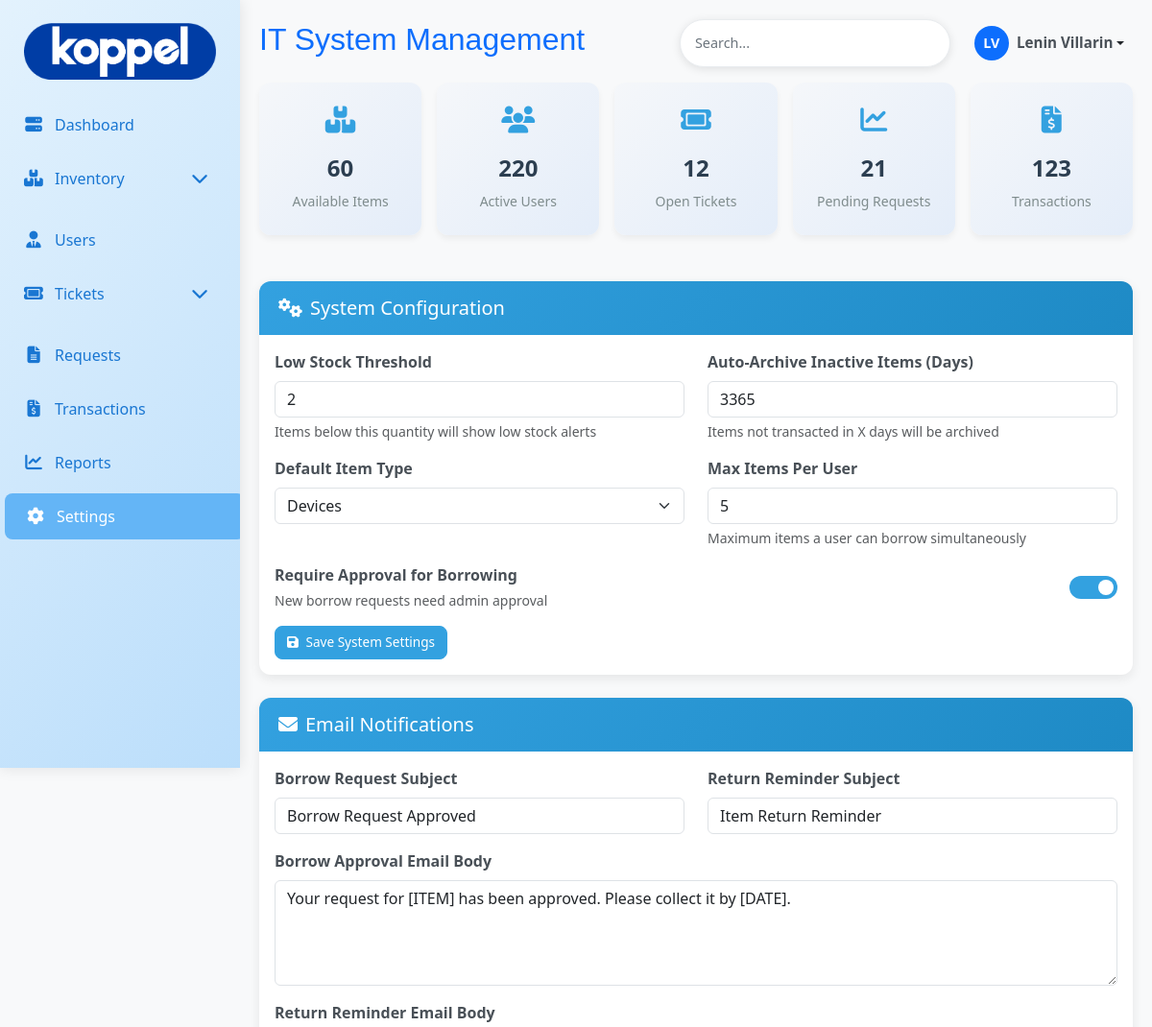
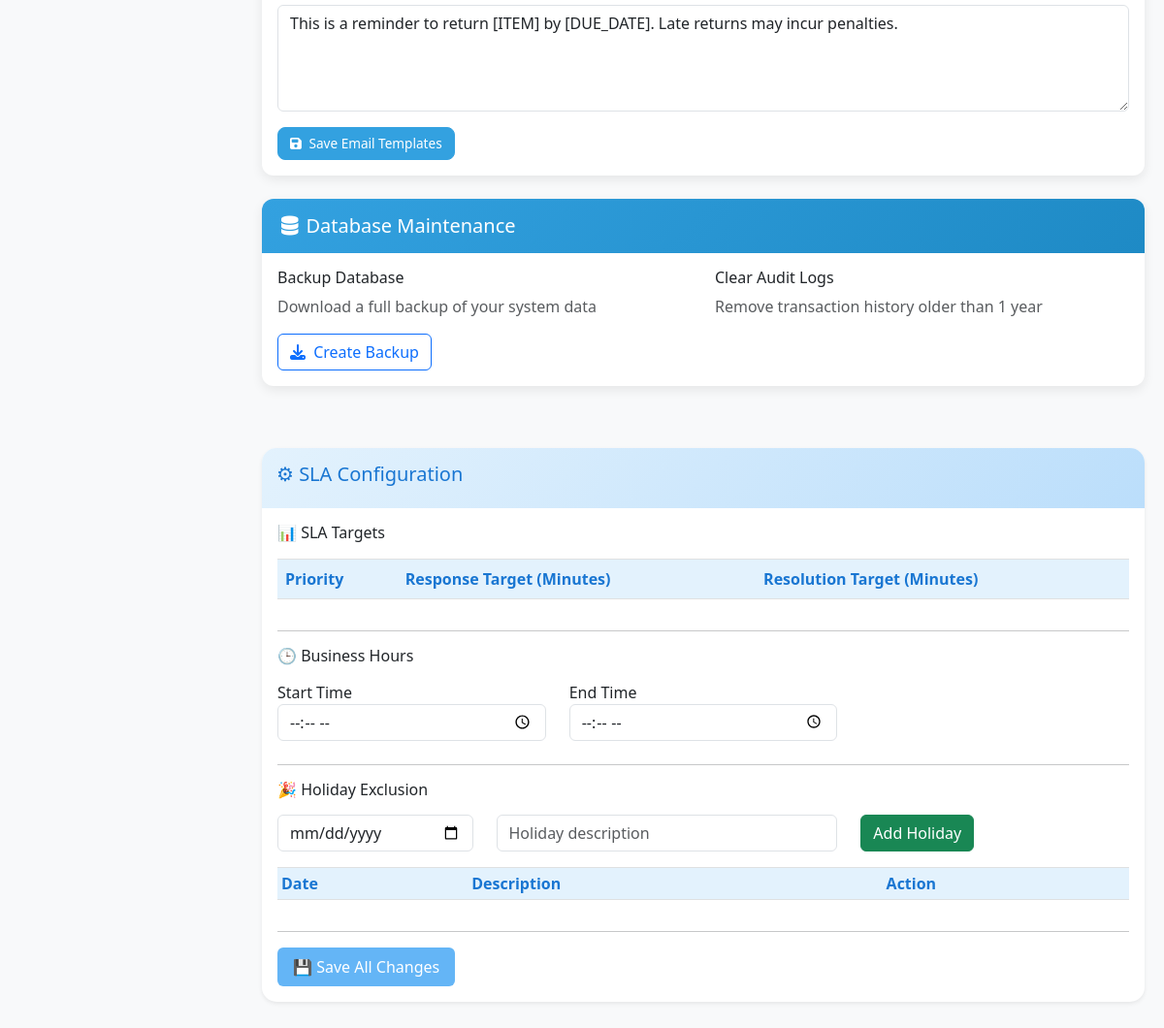
The app's page /admin/settings.php (signed in), older data (2 pictures, top to bottom).
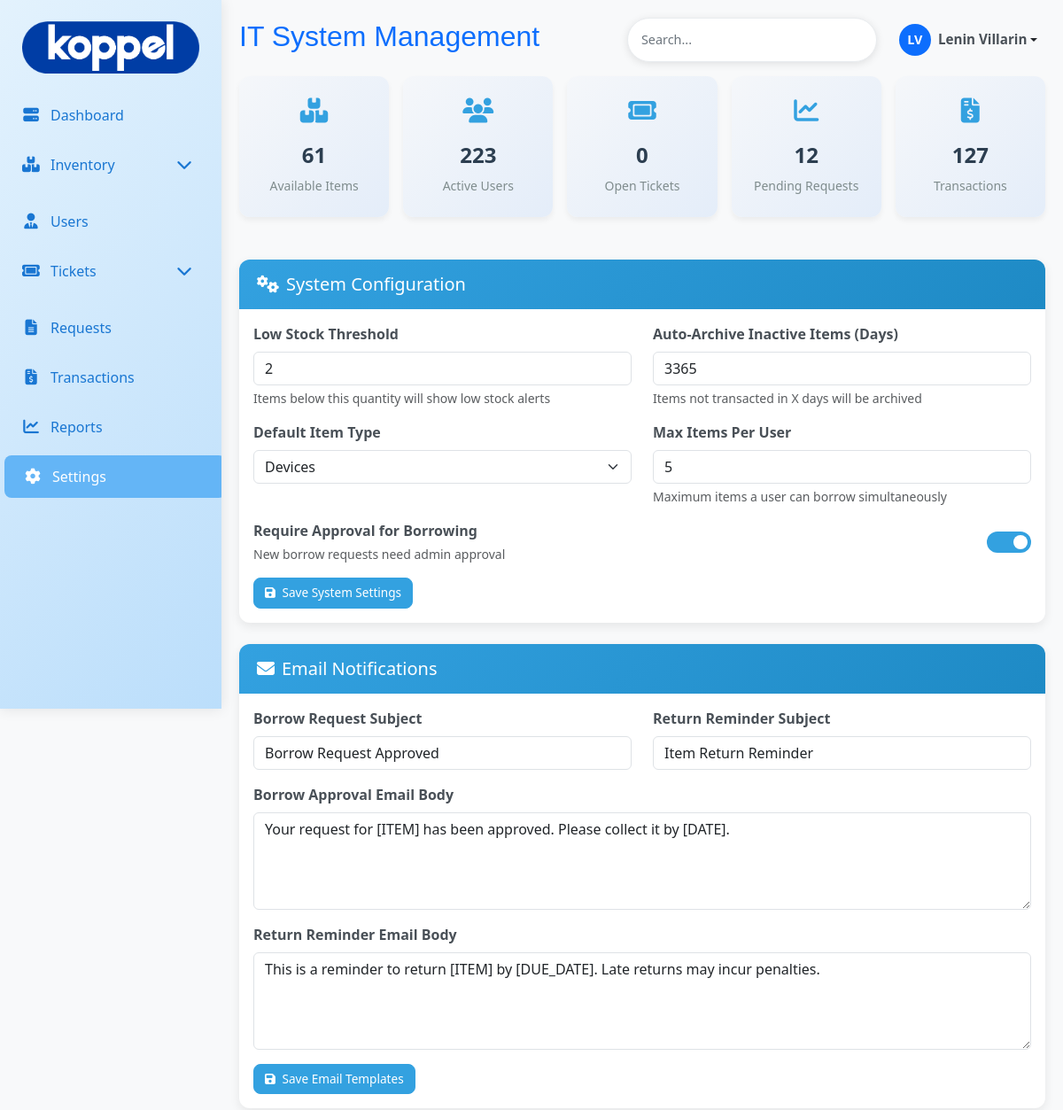
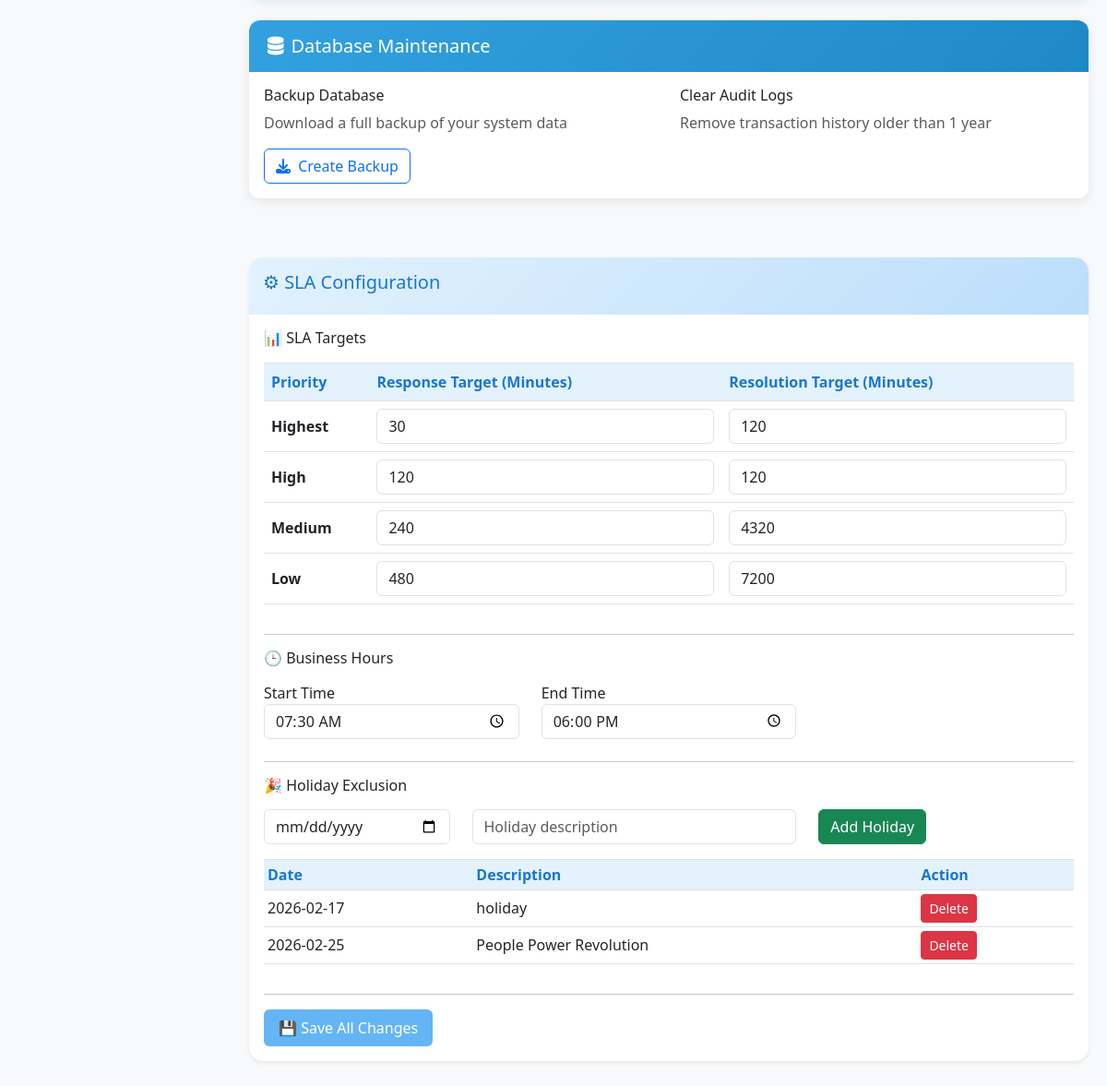
The same page, newer data (2 pictures, top to bottom).
### tables this page shows
CREATE TABLE `sla_settings` (
  `id` int(11) NOT NULL,
  `priority` varchar(50) NOT NULL,
  `response_minutes` int(11) NOT NULL,
  `resolution_minutes` int(11) NOT NULL,
  `updated_at` timestamp NOT NULL DEFAULT current_timestamp() ON UPDATE current_timestamp()
);

CREATE TABLE `business_hours` (
  `id` int(11) NOT NULL DEFAULT 1,
  `start_time` time NOT NULL DEFAULT '07:30:00',
  `end_time` time NOT NULL DEFAULT '18:00:00'
);

CREATE TABLE `holidays` (
  `id` int(11) NOT NULL,
  `holiday_date` date NOT NULL,
  `description` varchar(255) DEFAULT NULL
);

### admin/settings.php (the view, shortened to what the rows shown need)
<!DOCTYPE html>
<html lang="en">
<head>
    <link href="https://cdn.jsdelivr.net/npm/bootstrap@5.3.0/dist/css/bootstrap.min.css" rel="stylesheet">
    <link rel="stylesheet" href="https://cdnjs.cloudflare.com/ajax/libs/font-awesome/6.4.0/css/all.min.css">
    <link rel="stylesheet" href="asset/css/main.css">
</head>
<body>
    <div class="main-content" id="mainContent">
       <?php include 'header.php'; ?>
    </div>
<?php
    $conn->query("
    CREATE TABLE IF NOT EXISTS business_hours (
        id INT PRIMARY KEY DEFAULT 1,
        start_time TIME NOT NULL DEFAULT '07:30:00',
        end_time TIME NOT NULL DEFAULT '18:00:00'
    )");
    $conn->query("
    INSERT IGNORE INTO business_hours (id,start_time,end_time)
    VALUES (1,'07:30:00','18:00:00')
    ");
    $conn->query("
    CREATE TABLE IF NOT EXISTS holidays (
        id INT AUTO_INCREMENT PRIMARY KEY,
        holiday_date DATE NOT NULL UNIQUE,
        description VARCHAR(255) NULL
    )");
    $slaResult = $conn->query("
    SELECT * FROM sla_settings
    ORDER BY FIELD(priority,'highest','high','medium','low')
    ");
    $business = $conn->query("SELECT * FROM business_hours WHERE id=1")->fetch_assoc();
    $holidayResult = $conn->query("SELECT * FROM holidays ORDER BY holiday_date ASC");
    ?>
    <div class="main-content d-flex">
        <div class="content flex-grow-1">
            <div class="card shadow-sm mb-4">
            <div class="card-body">
            <form method="POST">
            <div class="table-responsive">
            <table class="table table-bordered align-middle">
            <thead class="table-light">
            <tr>
            <th>Priority</th>
            <th>Response Target (Minutes)</th>
            <th>Resolution Target (Minutes)</th>
            </tr>
            </thead>
            <tbody>
            <?php while ($row = $slaResult->fetch_assoc()): ?>
            <tr>
            <td><strong><?= ucfirst($row['priority']) ?></strong></td>
            <td>
            <input type="number"
            class="form-control"
            name="response[<?= $row['priority'] ?>]"
            value="<?= $row['response_minutes'] ?>"
            required>
            </td>
            <td>
            <input type="number"
            class="form-control"
            name="resolution[<?= $row['priority'] ?>]"
            value="<?= $row['resolution_minutes'] ?>"
            required>
            </td>
            </tr>
            <?php endwhile; ?>
            </tbody>
            </table>
            </div>
            <div class="row mb-4">
            <div class="col-md-4">
            <label>Start Time</label>
            <input type="time" name="business_start"
            class="form-control"
            value="<?= $business['start_time'] ?>">
            </div>
            <div class="col-md-4">
            <label>End Time</label>
            <input type="time" name="business_end"
            class="form-control"
            value="<?= $business['end_time'] ?>">
            </div>
            </div>
            <div class="table-responsive">
            <table class="table table-sm table-bordered">
            <thead class="table-light">
            <tr>
            <th>Date</th>
            <th>Description</th>
            <th>Action</th>
            </tr>
            </thead>
            <tbody>
            <?php while($holiday = $holidayResult->fetch_assoc()): ?>
            <tr>
            <td><?= $holiday['holiday_date'] ?></td>
            <td><?= htmlspecialchars($holiday['description']) ?></td>
            <td>
            <button name="delete_holiday"
            value="<?= $holiday['id'] ?>"
            class="btn btn-danger btn-sm">
            Delete
            </button>
            </td>
            </tr>
            <?php endwhile; ?>
            </tbody>
            </table>
            </div>
            </form>
            </div>
            </div>
        </div>
    </div>
</body>
</html>

Row changes from the older to the newer data that the page shows:
added sla_settings: priority "Highest", response_minutes "30", resolution_minutes "120"
added sla_settings: priority "High", response_minutes "120", resolution_minutes "120"
added sla_settings: priority "Medium", response_minutes "240", resolution_minutes "4320"
added sla_settings: priority "Low", response_minutes "480", resolution_minutes "7200"
added business_hours: business_start "07:30:00", business_end "18:00:00"
added holidays: holiday_date "2026-02-17", description "holiday", $holiday['id'] 1 (drawn)
added holidays: holiday_date "2026-02-25", description "People Power Revolution", $holiday['id'] 3 (drawn)
Text that changed along with them:
$itemCount: "60" → "61"
$userCount: "220" → "223"
$ticketCount: "12" → "0"
$requestCount: "21" → "12"
$transactionCount: "123" → "127"
